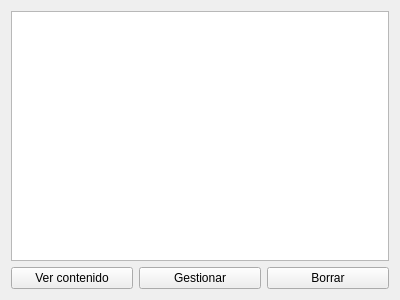
<?xml version="1.0" encoding="UTF-8"?>
<ui version="4.0">
 <class>Form</class>
 <widget class="QWidget" name="Form">
  <property name="geometry">
   <rect>
    <x>0</x>
    <y>0</y>
    <width>400</width>
    <height>300</height>
   </rect>
  </property>
  <property name="windowTitle">
   <string>Form</string>
  </property>
  <layout class="QGridLayout" name="gridLayout">
   <item row="0" column="0">
    <widget class="QTableWidget" name="table_widget"/>
   </item>
   <item row="1" column="0">
    <layout class="QHBoxLayout" name="horizontalLayout">
     <item>
      <widget class="QPushButton" name="oirs_read">
       <property name="text">
        <string>Ver contenido</string>
       </property>
      </widget>
     </item>
     <item>
      <widget class="QPushButton" name="oirs_update">
       <property name="text">
        <string>Gestionar</string>
       </property>
      </widget>
     </item>
     <item>
      <widget class="QPushButton" name="oirs_delete">
       <property name="text">
        <string>Borrar</string>
       </property>
      </widget>
     </item>
    </layout>
   </item>
  </layout>
 </widget>
 <resources/>
 <connections/>
</ui>
